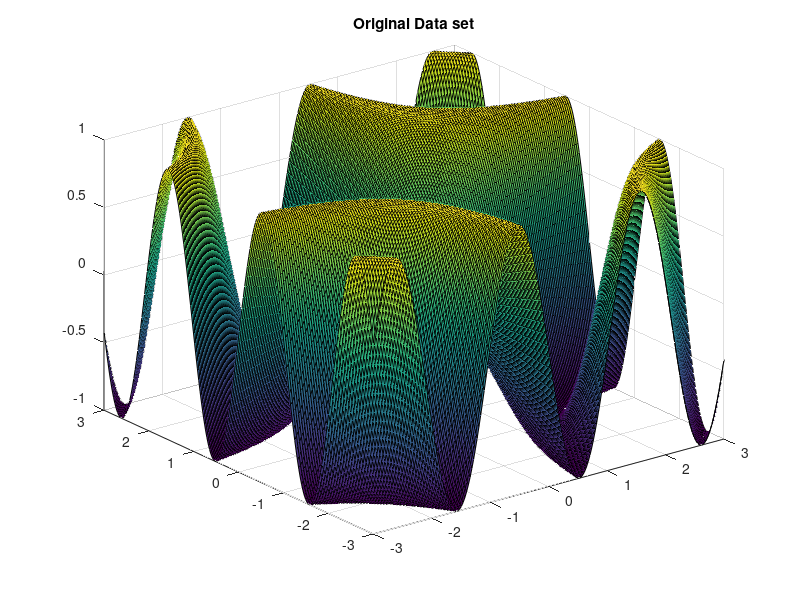

Here is the MATLAB script that generated this plot: (Note: this script raises an error after producing the figure.)
addpath('../../HBF1');
addpath('../../HBF1/model_functions');
addpath('../../HBF1/update_rules_GD/Stochastic_gracient_descent');
addpath('../../HBF1/derivatives_c');
addpath('../../HBF1/derivatives_t');
addpath('../../../common/squared_error_risk');
addpath('../../../common/visualize_centers')
addpath('../../../common/cross_validation/standard_train_cv_test_validation')
addpath('../../../common')
addpath('../../../common/MNIST')
addpath('../../../common/kernel_functions')
addpath('../../../RBF_multivariant_regression/RBF');
addpath('../../../common/data_generation/synthetic_data_2D')
%% create data from range
% start_val = -6;
% end_val = 6;
% sqrtN = 200; %N = sqrtN*sqrtN
% N = sqrtN*sqrtN
start_val = -3;
end_val = 3;
sqrtN = 200; %N = sqrtN*sqrtN
N = sqrtN*sqrtN
fprintf('N = %d\n',N);
x_range = linspace(start_val, end_val, sqrtN);
y_range = linspace(start_val, end_val, sqrtN);
%% make meshgrid
[X,Y] = meshgrid(x_range, y_range);
Z = sin(X .* Y); %% sinBxy
figure
surf(X,Y,Z);
title('Original Data set')
%% create data set for training alg 
[ X_data,Y_data] = make_data_from_meshgrid( X,Y,Z );
%% predict
% load('./rbf_real');
% F_data = rbf_real_mdl.predict_data_set(X_data)';
% [D, center] = size(best_iteration_mdl.t)
% size(F_data);
%%
load('./results/r_15feb_j4/test_error_vs_iterations16.mat')
[D, centers] = size(best_iteration_mdl.t)
F_data = best_iteration_mdl.predict_data_set(X_data)';
size(F_data);
%% make the data back to mesh from training data
[Xp,Yp,Zp] = make_meshgrid_data_from_training_data( X_data,F_data' );
figure
surf(Xp,Yp,Zp);
title(sprintf('Reconstructed function, number of centers = %d',center))